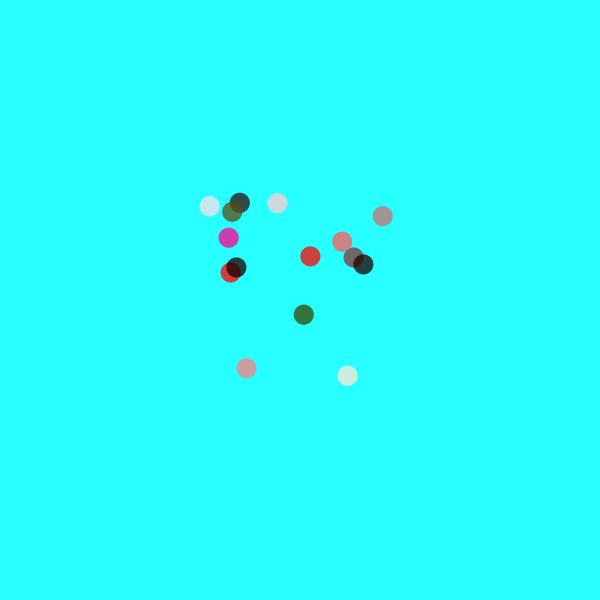
Frame 1 (no input)
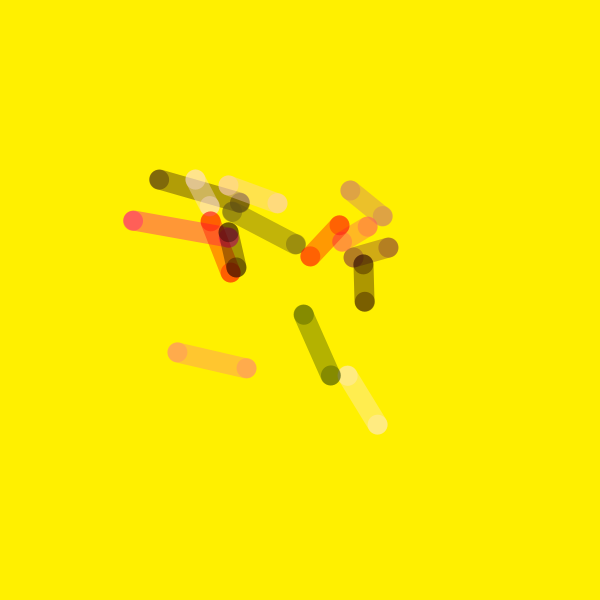
Frame 60 (the mouse pressed at the canvas centre just before this capture)
Frame 120 (the mouse held since frame 60 and released just before this capture): identical to frame 60, image omitted

The Processing sketch that drew these frames (run headless with seeded random() and noise(); from frame 60 on, the mouse is pressed at the canvas centre):

// Processing sketch: Boulllerec
// ── Boulllerec.pde
Boullerec[] strokes = new Boullerec[15];
void setup() {
size(600,600);  
for(int x = 0; x < strokes.length; x++) {
   strokes[x] = new Boullerec(); 
}
}


void draw() {
background(40,255,255);
for( int x = 0; x < strokes.length; x++) {
  strokes[x].display(); 
  strokes[x].update();
}
  
}
// ── Boullerec.pde
class Boullerec {
  int diameter;
  float r;
  float g;
  float b;
  float x;
  float y;
  float x1;
  float y1;
  PVector location;
  PVector velocity;
  PVector acceleration;
  Boullerec() {
    diameter = 15;
    r = random(500);
    g = random(500);
    b = random(500);
    x = random(width/3, width*.66);
    y = random(height/3, height*.66);
    location = new PVector(x, y);
    //x1 = random(width/3,width*.66);
    //y1 = random(height/3,height*.66);
    velocity = new PVector(0, 0);
    acceleration = new PVector(random(-.5, .5), random(-.5, .5));
  }

  void update() {
    location.add(velocity);
    velocity.add(acceleration);
    if(abs(velocity.x) > 5 || abs(velocity.y) > 5) {
     velocity.mult(0);
     acceleration.mult(0);
    }
  }

  void display() {
    noStroke();
    colorMode(HSB);
    color c = color(r, g, b);
    fill(c, 95);
    ellipse(x, y, 20, 20);
    ellipse(location.x, location.y, 20, 20);
    stroke(r, g, b, 95);
    strokeWeight(20);
    line(x, y, location.x, location.y);
  }
}
